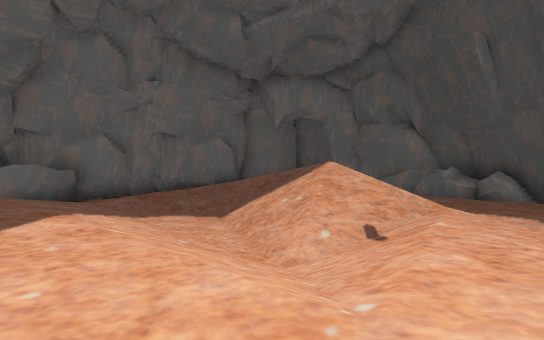
view 1 (above)

13 first-person views from a walk through a 3-D level made in the Unity game engine. The camera is 1.5 m above the floor, tilts 2° down and sees 75° across. The floor is counted in squares, 2 m on a side. Each view is taken from the middle of a square. On the plan, view 1 faces up. The plan holds only what a view shows up to about 11 squares ahead; the rest is blank. The place goes on beyond the plan. Some animated figures are left out.

view 2
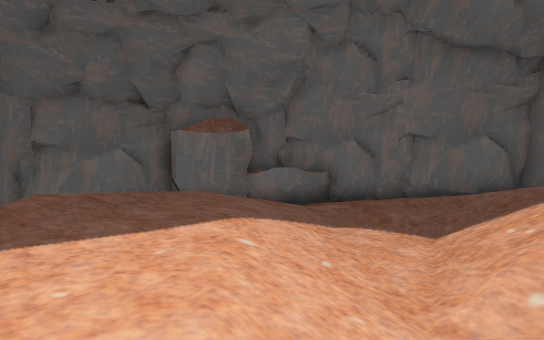

view 3
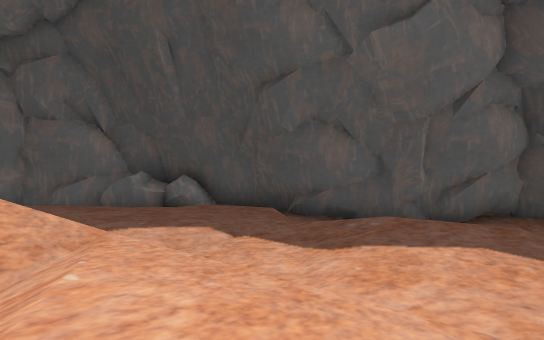

view 4
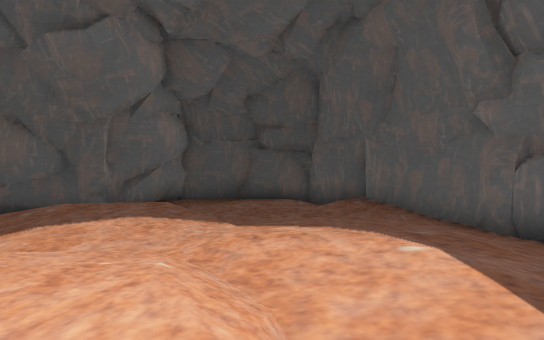

view 5
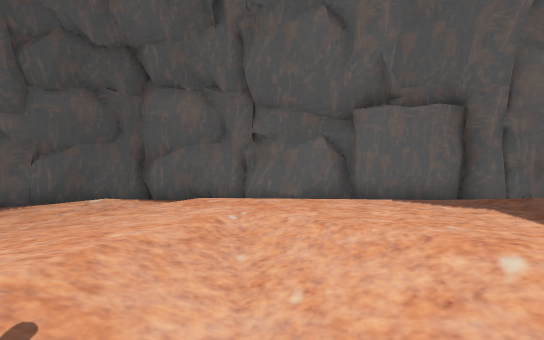

view 6
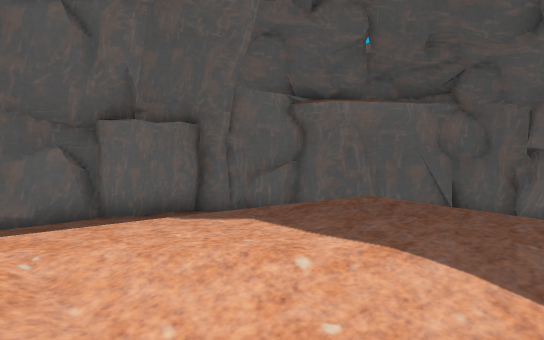

view 7
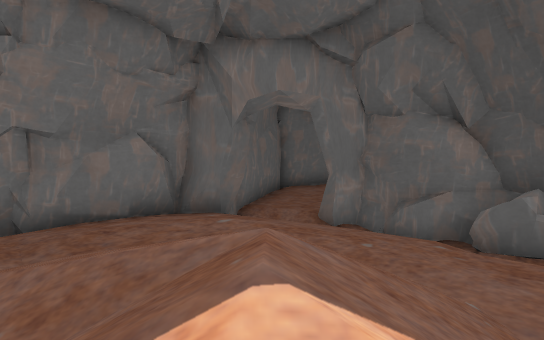

view 8
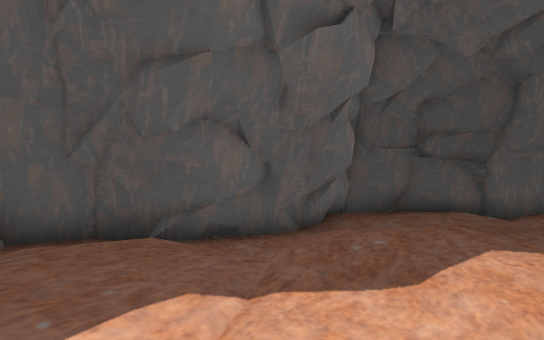

view 9
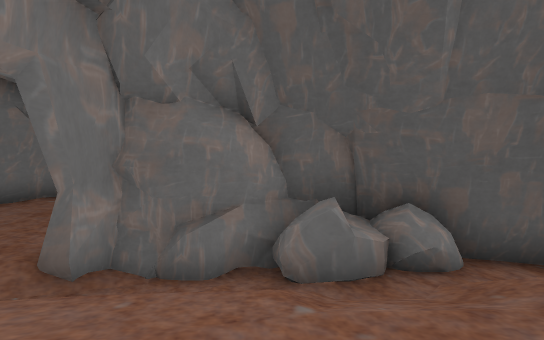

view 10
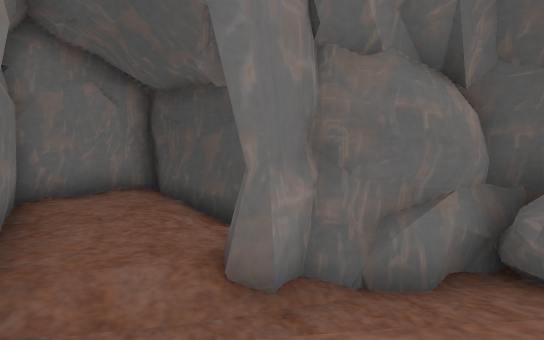

view 11
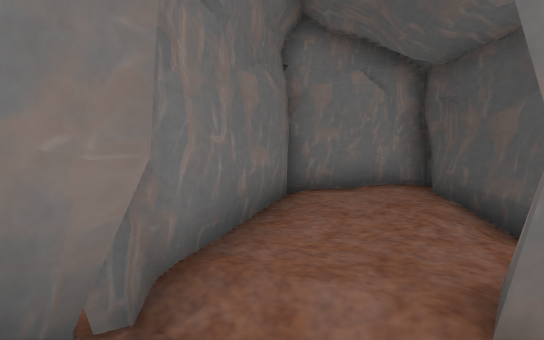

view 12
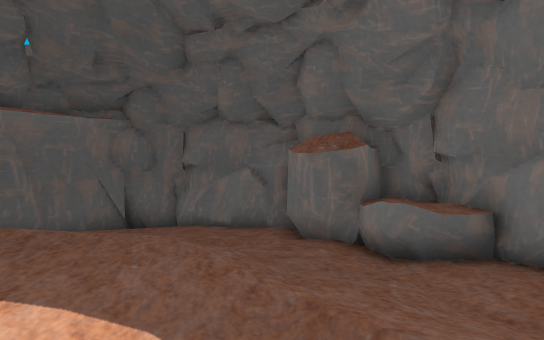

view 13
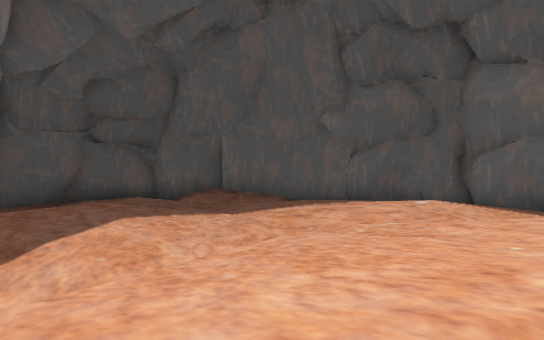

### Floor plan
Key: @ floor where view 1 was taken; # wall or solid block; . main floor; : floor 0.25 m higher than the main floor; - floor 0.25 m lower than the main floor; + floor 0.5 m higher than the main floor; _ floor 0.5 m lower than the main floor; * floor 0.75 m higher than the main floor; < floor 0.75 m lower than the main floor; % floor 1 m higher than the main floor; ( floor 1 m lower than the main floor; & floor 1.25 m higher than the main floor; / step, stairs or slope; O other object.
Columns run from 10 left of view 1 to 12 right of it. Each row starts with its distance up from view 1.
 20            #####
 19            #.::#
 18            #...#
 17           ##../#
 16           #..._#
 15           #---
 14          ##//#
 13        ##../(###
 12       ##.::.//(OO#
 11     ##-.::+:.//OOOO
 10     #_-..::+:./<<OO
  9     #--./   :..//<#
  8   ###_-./////...--#
  7  ##_---//////...-/#
  6 ##_--//+:.////..-/<#
  5 #__-.//*/.////-.//(##
  4 #_--. %%////*/-.:/ (##
  3 #__   &%*///+/.::/  (##
  2 #<_   &%**/*+/-.:/<<<(#
  1 #//    /****+/-.//<<<<#
  0 ##      //@//...-<<<<<#
 -1             :::.-/<<<<#
 -2    #<  --.. ::..-/<_/##
 -3    ###----.  .-//<<###
 -4      #####     <</##
 -5          ##/    ###
 -6           ######

Positions as (right, up) in squares from view 1, and headings:
1: (0, 0), facing up
2: (1, 1), facing up-left
3: (1, 1), facing up-right
4: (0, 0), facing right
5: (0, 5), facing down
6: (1, 5), facing down-left
7: (1, 5), facing up
8: (1, 5), facing right
9: (1, 8), facing up-right
10: (0, 11), facing up-right
11: (1, 12), facing up
12: (1, 6), facing left
13: (1, 4), facing down-right
